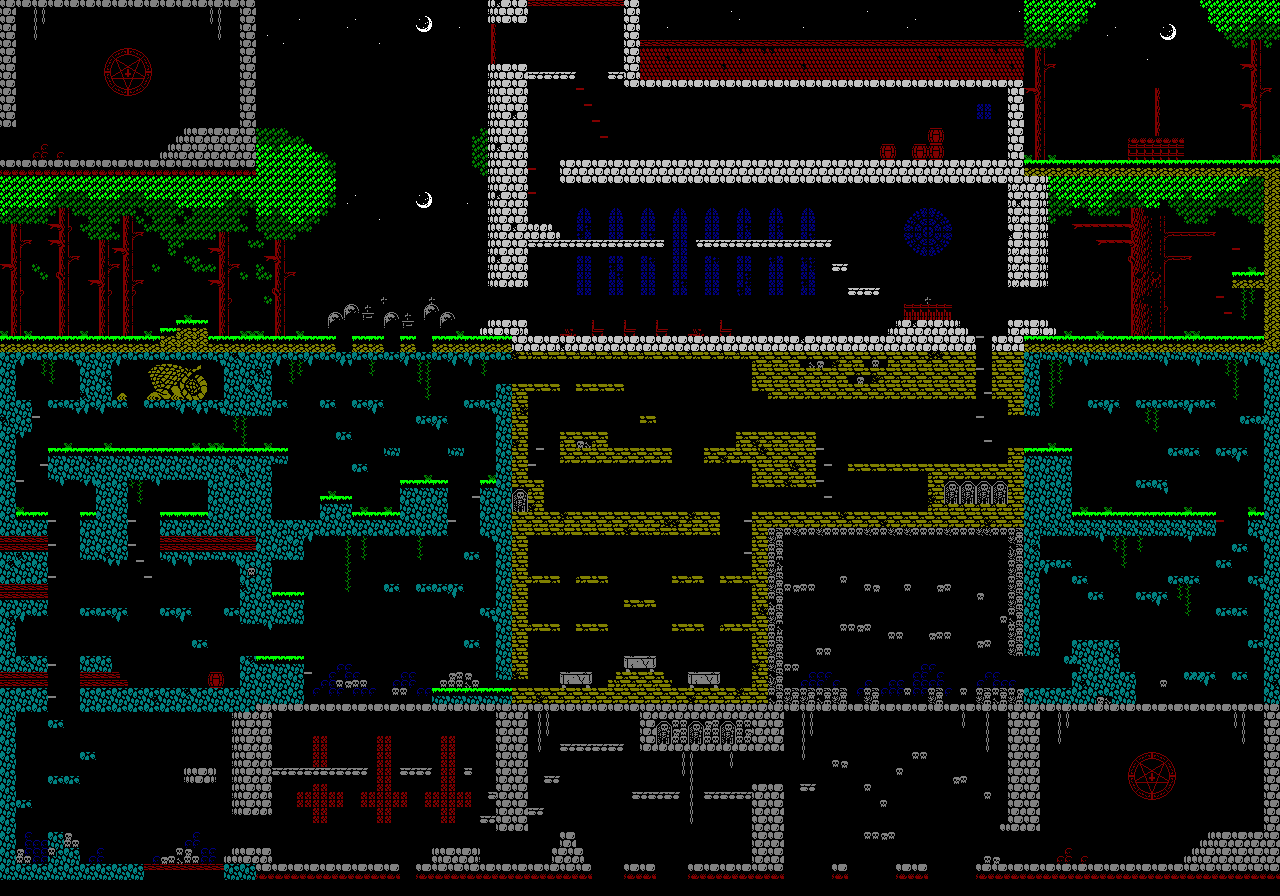

The image is a tile-based game level rendered from a .tmx file. Its description and source (layers, tilesets, objects; grid data summarised) follow:
An orthogonal 160x112 tile map with 8x8 px tiles, 1 tile layer (map) and 285 objects (94x static, 59x movable, 45x actionitem, 40x step, 22x shooter, ...).

<map version="1.0" orientation="orthogonal" width="160" height="112" tilewidth="8" tileheight="8">
 <tileset firstgid="1" name="tiles" tilewidth="8" tileheight="8">
  <image source="../graphics/tiles.png" width="1000" height="120" />
 </tileset>
 <layer name="map" width="160" height="112">
  <data>[17920 cells, 6675 non-empty, 239 distinct tile ids]</data>
 </layer>
 <objectgroup name="room00" width="160" height="112">
  <object name="movable" x="-72" y="136" width="16" height="24">
   <properties>
    <property name="dir" value="1" />
    <property name="max" value="36" />
    <property name="min" value="0" />
    <property name="speed" value="0.75" />
    <property name="type" value="templar" />
   </properties>
  </object>
  <object name="movable" x="-96" y="136" width="16" height="24">
   <properties>
    <property name="dir" value="1" />
    <property name="max" value="36" />
    <property name="min" value="0" />
    <property name="speed" value="0.75" />
    <property name="type" value="templar" />
   </properties>
  </object>
  <object name="movable" x="-48" y="136" width="16" height="24">
   <properties>
    <property name="dir" value="1" />
    <property name="max" value="36" />
    <property name="min" value="0" />
    <property name="speed" value="0.75" />
    <property name="type" value="templar" />
   </properties>
  </object>
 </objectgroup>
 <objectgroup name="room01" width="160" height="112">
  <object name="door" x="488" y="24" width="8" height="40">
   <properties>
    <property name="type" value="3" />
   </properties>
  </object>
 </objectgroup>
 <objectgroup name="room02" width="160" height="112">
  <object name="step" x="528" y="168" width="8" height="8">
   <properties>
    <property name="side" value="left" />
    <property name="width" value="7" />
   </properties>
  </object>
  <object name="step" x="576" y="88" width="8" height="8" />
  <object name="step" x="584" y="104" width="8" height="8" />
  <object name="step" x="592" y="120" width="8" height="8" />
  <object name="step" x="600" y="136" width="8" height="8" />
  <object name="actionitem" x="608" y="56" width="16" height="16">
   <properties>
    <property name="type" value="heart" />
   </properties>
  </object>
  <object name="actionitem" x="552" y="8" width="16" height="16">
   <properties>
    <property name="type" value="bell" />
   </properties>
  </object>
  <object name="movable" x="728" y="144" width="16" height="16">
   <properties>
    <property name="dir" value="0" />
    <property name="max" value="91" />
    <property name="min" value="72" />
    <property name="speed" value="1" />
    <property name="type" value="rat" />
   </properties>
  </object>
  <object name="movable" x="576" y="144" width="16" height="16">
   <properties>
    <property name="dir" value="0" />
    <property name="max" value="91" />
    <property name="min" value="72" />
    <property name="speed" value="1" />
    <property name="type" value="rat" />
   </properties>
  </object>
 </objectgroup>
 <objectgroup name="room03" width="160" height="112">
  <object name="movable" x="800" y="120" width="16" height="16">
   <properties>
    <property name="color" value="0" />
    <property name="dir" value="2" />
    <property name="max" value="16" />
    <property name="min" value="11" />
    <property name="speed" value="1" />
    <property name="type" value="spider" />
   </properties>
  </object>
  <object name="movable" x="832" y="136" width="16" height="16">
   <properties>
    <property name="color" value="1" />
    <property name="dir" value="3" />
    <property name="max" value="18" />
    <property name="min" value="13" />
    <property name="speed" value="1.25" />
    <property name="type" value="spider" />
   </properties>
  </object>
  <object name="movable" x="848" y="104" width="16" height="16">
   <properties>
    <property name="color" value="0" />
    <property name="dir" value="2" />
    <property name="max" value="15" />
    <property name="min" value="11" />
    <property name="speed" value="1" />
    <property name="type" value="spider" />
   </properties>
  </object>
  <object name="movable" x="960" y="120" width="16" height="16">
   <properties>
    <property name="color" value="1" />
    <property name="dir" value="2" />
    <property name="max" value="18" />
    <property name="min" value="15" />
    <property name="speed" value="1.25" />
    <property name="type" value="spider" />
   </properties>
  </object>
  <object name="actionitem" x="992" y="144" width="16" height="16">
   <properties>
    <property name="mode" value="1" />
    <property name="type" value="cross" />
   </properties>
  </object>
  <object name="actionitem" x="912" y="128" width="16" height="16">
   <properties>
    <property name="mode" value="0" />
    <property name="type" value="scroll" />
   </properties>
  </object>
 </objectgroup>
 <objectgroup name="room04" width="160" height="112">
  <object name="static" x="1144" y="136" width="8" height="8">
   <properties>
    <property name="offset" value="0" />
    <property name="type" value="lava" />
   </properties>
  </object>
  <object name="static" x="1160" y="136" width="8" height="8">
   <properties>
    <property name="offset" value="0" />
    <property name="type" value="lava" />
   </properties>
  </object>
  <object name="static" x="1152" y="136" width="8" height="8">
   <properties>
    <property name="offset" value="1" />
    <property name="type" value="lava" />
   </properties>
  </object>
  <object name="static" x="1168" y="136" width="8" height="8">
   <properties>
    <property name="offset" value="1" />
    <property name="type" value="lava" />
   </properties>
  </object>
  </objectgroup>
 <objectgroup name="room10" width="160" height="112">
  <!-- 255 objects omitted --></objectgroup>
 <objectgroup name="room11" width="160" height="112">
  <!-- 251 objects omitted --></objectgroup>
 <objectgroup name="room12" width="160" height="112">
  <!-- 241 objects omitted --></objectgroup>
 <objectgroup name="room13" width="160" height="112">
  <!-- 238 objects omitted --></objectgroup>
 <objectgroup name="room14" width="160" height="112">
  <!-- 231 objects omitted --></objectgroup>
 <objectgroup name="room20" width="160" height="112">
  <!-- 214 objects omitted --></objectgroup>
 <objectgroup name="room21" width="160" height="112">
  <!-- 203 objects omitted --></objectgroup>
 <objectgroup name="room22" width="160" height="112">
  <!-- 192 objects omitted --></objectgroup>
 <objectgroup name="room23" width="160" height="112">
  <!-- 181 objects omitted --></objectgroup>
 <objectgroup name="room24" width="160" height="112">
  <!-- 170 objects omitted --></objectgroup>
 <objectgroup name="room30" width="160" height="112">
  <!-- 161 objects omitted --></objectgroup>
 <objectgroup name="room31" width="160" height="112">
  <!-- 144 objects omitted --></objectgroup>
 <objectgroup name="room32" width="160" height="112">
  <!-- 121 objects omitted --></objectgroup>
 <objectgroup name="room33" width="160" height="112">
  <!-- 113 objects omitted --></objectgroup>
 <objectgroup name="room34" width="160" height="112">
  <!-- 98 objects omitted --></objectgroup>
 <objectgroup name="room40" width="160" height="112">
  <!-- 73 objects omitted --></objectgroup>
 <objectgroup name="room41" width="160" height="112">
  <!-- 68 objects omitted --></objectgroup>
 <objectgroup name="room42" width="160" height="112">
  <!-- 60 objects omitted --></objectgroup>
 <objectgroup name="room43" width="160" height="112">
  <!-- 42 objects omitted --></objectgroup>
 <objectgroup name="room44" width="160" height="112">
  <properties>
   <property name="title" value="Satan !!!" />
  </properties>
  <!-- 15 objects omitted --></objectgroup>
</map>
<!-- 262 of 285 objects omitted -->